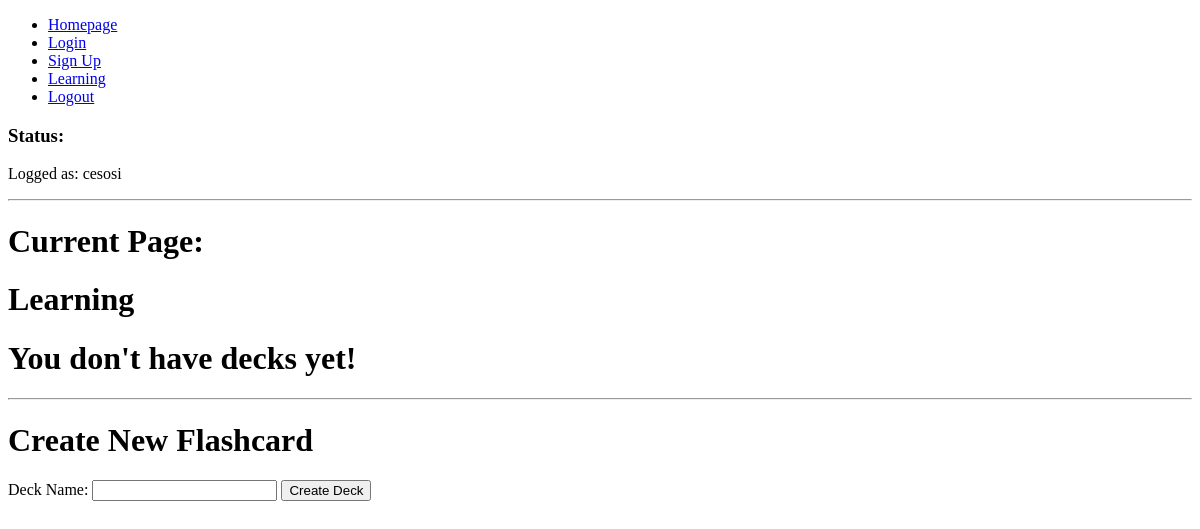
Page /learning (signed in) on the earlier database version.
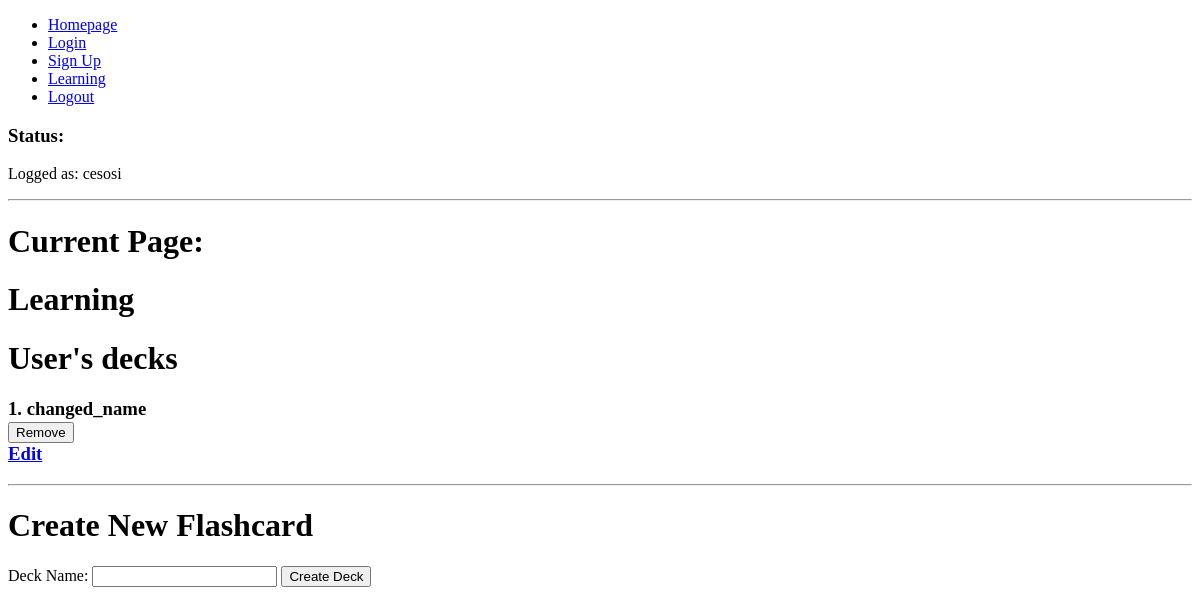
Same page on the later database version.
### website/models.py (models this page shows)
class User(db.Model):
    email = db.Column(db.String,primary_key = True)
    username = db.Column(db.String)
    password = db.Column(db.String)
    verified = db.Column(db.Boolean)
    decks = db.relationship("Deck",backref="user")

class Deck(db.Model):
    id = db.Column(db.Integer,primary_key = True)
    name = db.Column(db.String)
    user_email = db.Column(db.String,db.ForeignKey("user.email"))

### website/views.py (the view)
@views.route("/learning")
def learning():
    if g.email and g.username:
        current_user = User.query.filter_by(email=g.email).first()
        return render_template("learning.html",user_decks = current_user.decks)
    else:
        flash("You have to log in in order to use learning")
        return redirect(url_for("auth.login"))

### website/templates/learning.html (shortened to what this page needs)
{% extends "base.html" %}
{% block current_page %}
<h1>Learning</h1>
{%endblock%}
{% block content %}
    <div class="user_decks">
        {% if user_decks %}
            <h1>User's decks</h1>
            {% for deck in user_decks %}
                <div class="deck">
                    <h3>
                        {{loop.index0+1}}.
                        {{deck.name}}
                        <form action="/learning/delete_deck" method="post">
                            <button type="submit">Remove</button>
                        </form>
                        <a href="/learning/edit_deck_number/{{deck.id}}">Edit</a>
                    </h3>
                </div>
            {% endfor %}
        {% else %}
            <h1>You don't have decks yet!</h1>
        {% endif %}
    </div>
    <hr>
    <div class="create_new_deck">
        <h1>Create New Flashcard</h1>
        <form class="new_flashcard_deck" method="post" action="/learning/create_deck">
            <label for="name_deck">Deck Name:</label>
            <input type="text" name="deck_name">
            <button class="create_deck">Create Deck</button>
        </form>
    </div>
{% endblock %}

### website/templates/base.html (shortened to what this page needs)
<!DOCTYPE html>
<html>
    <head>
        <link rel="stylesheet" href="">
    </head>
    <body>
        <nav>
            <ul>
                <li><a href="/">Homepage</a></li>
                <li><a href="/login">Login</a></li>
                <li><a href="/sign_up">Sign Up</a></li>
                <li><a href="/learning">Learning</a></li>
                {% if g.username %}
                    <li><a href="/logout">Logout</a></li>
                {% endif %}
            </ul>
            <h3>Status:</h3>
            <p>
                {% if g.username %}
                    Logged as: {{g.username}}
                {% else %}
                    Unlogged
                {% endif %}
            </p>
        </nav>
        <hr>
        <h1>Current Page:</h1>
        {% block current_page %} {%endblock%}
        {% block content %}
        {% endblock %}
    </body>
</html>

Differences in the rows shown:
added Deck: name "changed_name"
Other differences:
text no longer shown: "You don't have decks yet!"
text now shown: "User's decks"
